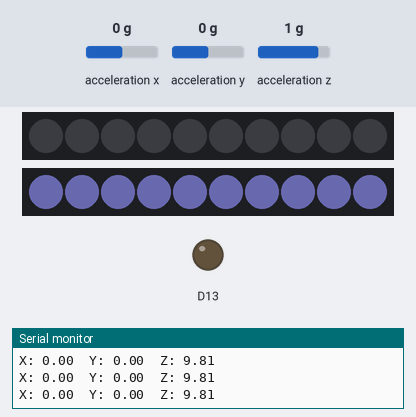
The sketch below on a simulated Adafruit Circuit Playground Express. Shown: 2 × 10 RGB LEDs in strip order, left to right, output pins drawn as LEDs (lit = HIGH), the last lines printed to the serial monitor. The test bench sets the inputs (shaded band); at power-on: acceleration x 0 g, acceleration y 0 g, acceleration z 1 g. Dim RGB values are drawn brighter than linear.

Above: at 1.2 s.
1.3 s: acceleration x set to -1.4 g
At 1.7 s:
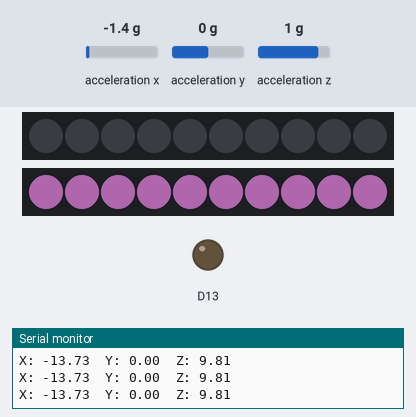
2.8 s: acceleration y set to -1.4 g
At 4.0 s:
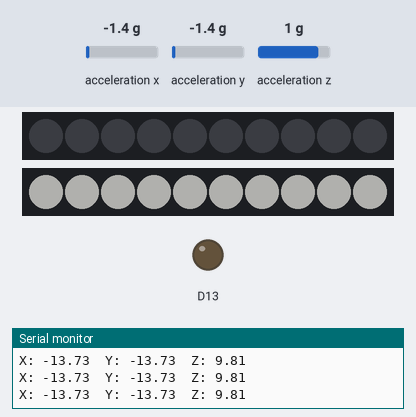
4.3 s: acceleration z set to -1.4 g
At 5.3 s:
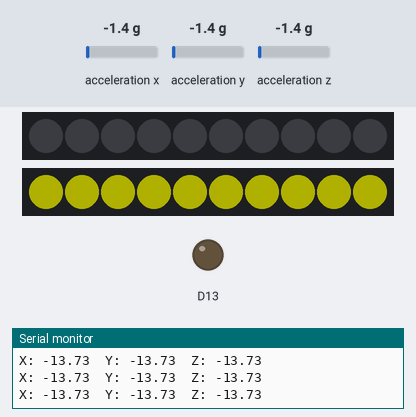
5.8 s: acceleration x set to -0.8 g
At 6.9 s:
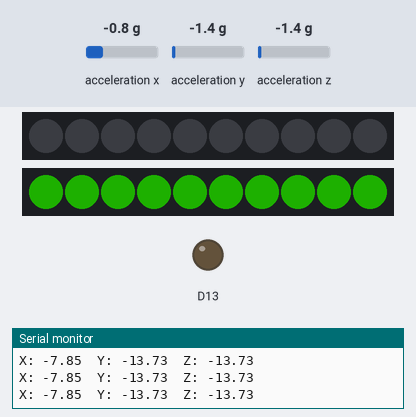
7.3 s: acceleration z set to 0 g
At 8.1 s:
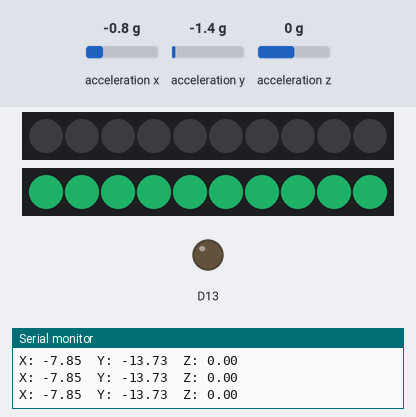
8.8 s: acceleration y set to -0.8 g
At 9.3 s:
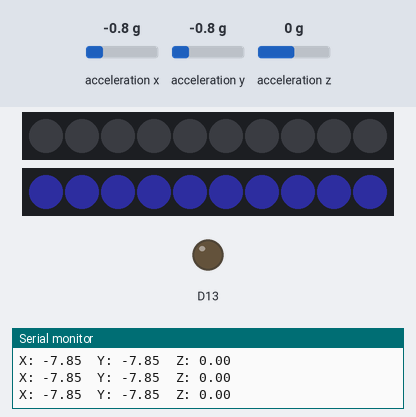
Timing chart, 0 to 11.3 s (numbered marks = the images above; inputs shaded):
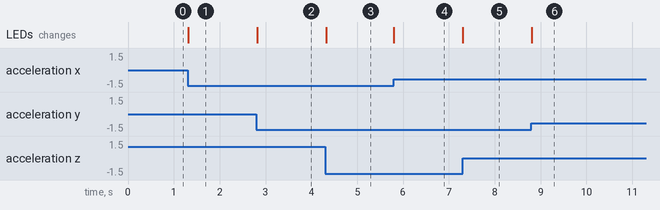

The sketch:

3_Hello_AccelerometerLighting.ino
```cpp
#include <Adafruit_CircuitPlayground.h>
#include <FastLED.h>

#define LED_PIN     8 // internal Circuit Playground LED pin
#define NUM_LEDS    10 // there are 10 of them
#define BRIGHTNESS  64 // it's a good idea to turn down the brightness! otherwise your LEDs are too bright to photograph / film...
#define LED_TYPE    WS2811
#define COLOR_ORDER GRB
CRGB leds[NUM_LEDS];

float X, Y, Z;

void setup() {
  Serial.begin(9600);
  CircuitPlayground.begin();
   // tell FastLED about the LED strip configuration
  FastLED.addLeds<LED_TYPE,LED_PIN,COLOR_ORDER>(leds, NUM_LEDS).setCorrection(TypicalLEDStrip);
  //FastLED.addLeds<LED_TYPE,DATA_PIN,CLK_PIN,COLOR_ORDER>(leds, NUM_LEDS).setCorrection(TypicalLEDStrip);

  // set master brightness control
  FastLED.setBrightness(BRIGHTNESS);
  fill_solid(leds, NUM_LEDS, CRGB::Black);
  FastLED.show();
}

void loop() {
  X = CircuitPlayground.motionX();
  Y = CircuitPlayground.motionY();
  Z = CircuitPlayground.motionZ();

  Serial.print("X: ");
  Serial.print(X);
  Serial.print("  Y: ");
  Serial.print(Y);
  Serial.print("  Z: ");
  Serial.println(Z);

  uint8_t red = map(X, -10, 10, 0, 255);
  uint8_t green = map(Y, -10, 10, 0, 255);
  uint8_t blue = map(Z, -13, 13, 0, 255);

  for(int i = 0; i < NUM_LEDS; i++) {
    leds[i] = CRGB(red, green, blue);
  }

  FastLED.show();
  delay(20);
}
```

Measured:
- after the input at 1.3 s, the LEDs: change at once (image 1)
- after the input at 2.8 s, the LEDs: change at once (image 2)
- after the input at 4.3 s, the LEDs: change at once (image 3)
- after the input at 5.8 s, the LEDs: change at once (image 4)
- after the input at 7.3 s, the LEDs: change at once (image 5)
- after the input at 8.8 s, the LEDs: change at once (image 6)
